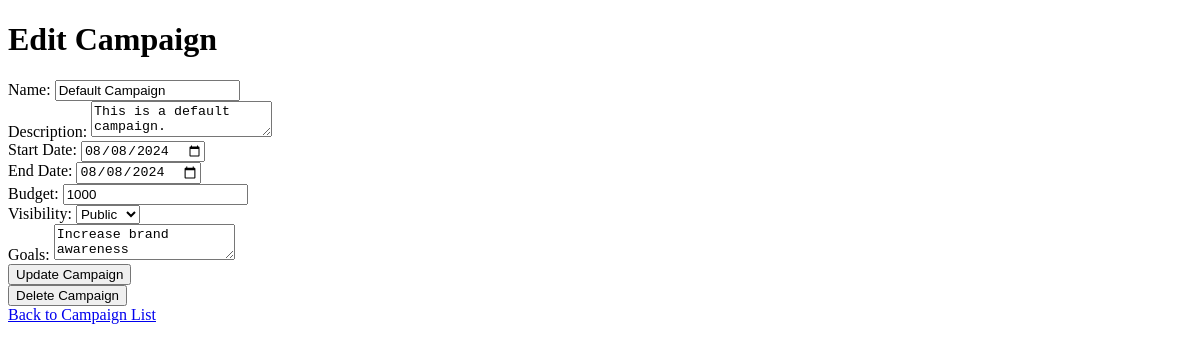
Before: /admin/campaigns/edit/1 with the older database file.
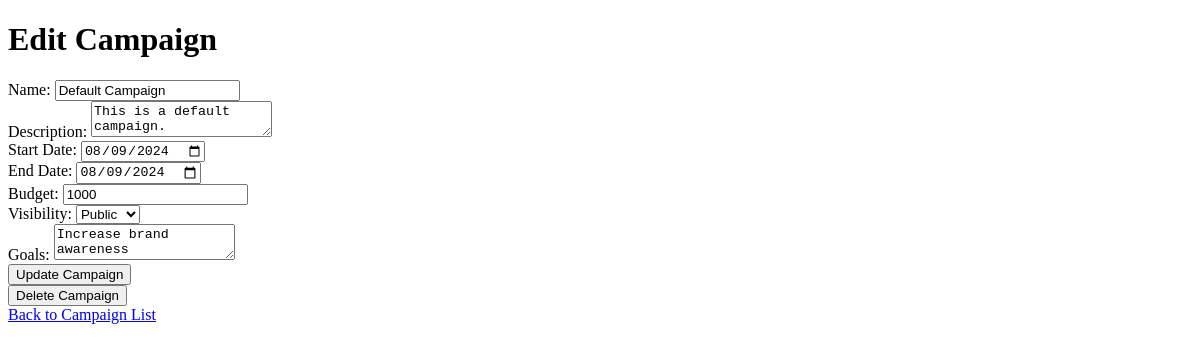
After: the same page with the newer database file.
### applications/models.py (models this page shows, shortened)
class Campaign(db.Model):
    id = db.Column(db.Integer, primary_key=True)
    name = db.Column(db.String(120), nullable=False)
    description = db.Column(db.Text, nullable=False)
    start_date = db.Column(db.Date, nullable=False)
    end_date = db.Column(db.Date, nullable=False)
    budget = db.Column(db.Integer, nullable=False)
    visibility = db.Column(db.String(10), nullable=False)  # 'public' or 'private'
    goals = db.Column(db.Text, nullable=False)
    sponsor_id = db.Column(db.Integer, db.ForeignKey('sponsor.id'), nullable=False)
    is_public = db.Column(db.Boolean, default=True)
    ad_requests = db.relationship('AdRequest', backref='campaign', lazy=True)
    sponsor = db.relationship('Sponsor', back_populates='campaigns')

### applications/routes.py (the view, shortened to what this page needs)
@app.route('/admin/campaigns/edit/<int:campaign_id>', methods=['GET', 'POST'])
def admin_edit_campaign(campaign_id):
    campaign = Campaign.query.get_or_404(campaign_id)
    return render_template('edit_campaign.html', campaign=campaign)

### templates/edit_campaign.html (shortened to what this page needs)
<!doctype html>
<html lang="en">
  <head>
  </head>
  <body>
    <h1>Edit Campaign</h1>
    <form method="POST" action="{{ url_for('admin_edit_campaign', campaign_id=campaign.id) }}">
      <label for="name">Name:</label>
      <input type="text" id="name" name="name" value="{{ campaign.name }}" required><br>
      <label for="description">Description:</label>
      <textarea id="description" name="description" required>{{ campaign.description }}</textarea><br>
      <label for="start_date">Start Date:</label>
      <input type="date" id="start_date" name="start_date" value="{{ campaign.start_date.strftime('%Y-%m-%d') }}" required><br>
      <label for="end_date">End Date:</label>
      <input type="date" id="end_date" name="end_date" value="{{ campaign.end_date.strftime('%Y-%m-%d') }}" required><br>
      <label for="budget">Budget:</label>
      <input type="number" id="budget" name="budget" value="{{ campaign.budget }}" required><br>
      <label for="visibility">Visibility:</label>
      <select id="visibility" name="visibility" required>
        <option value="public" {% if campaign.visibility == 'public' %}selected{% endif %}>Public</option>
      </select><br>
      <label for="goals">Goals:</label>
      <textarea id="goals" name="goals" required>{{ campaign.goals }}</textarea><br>
      <button type="submit">Update Campaign</button>
    </form>
    <form method="POST" action="{{ url_for('delete_campaign', campaign_id=campaign.id) }}">
      <button type="submit" onclick="return confirm('Are you sure you want to delete this campaign?');">Delete Campaign</button>
    </form>
    <a href="{{ url_for('admin_view_campaigns') }}">Back to Campaign List</a>
  </body>
</html>

Changed rows visible on the page:
changed Campaign "Default Campaign": start_date "08/08/2024" → "08/09/2024"; end_date "08/08/2024" → "08/09/2024"
